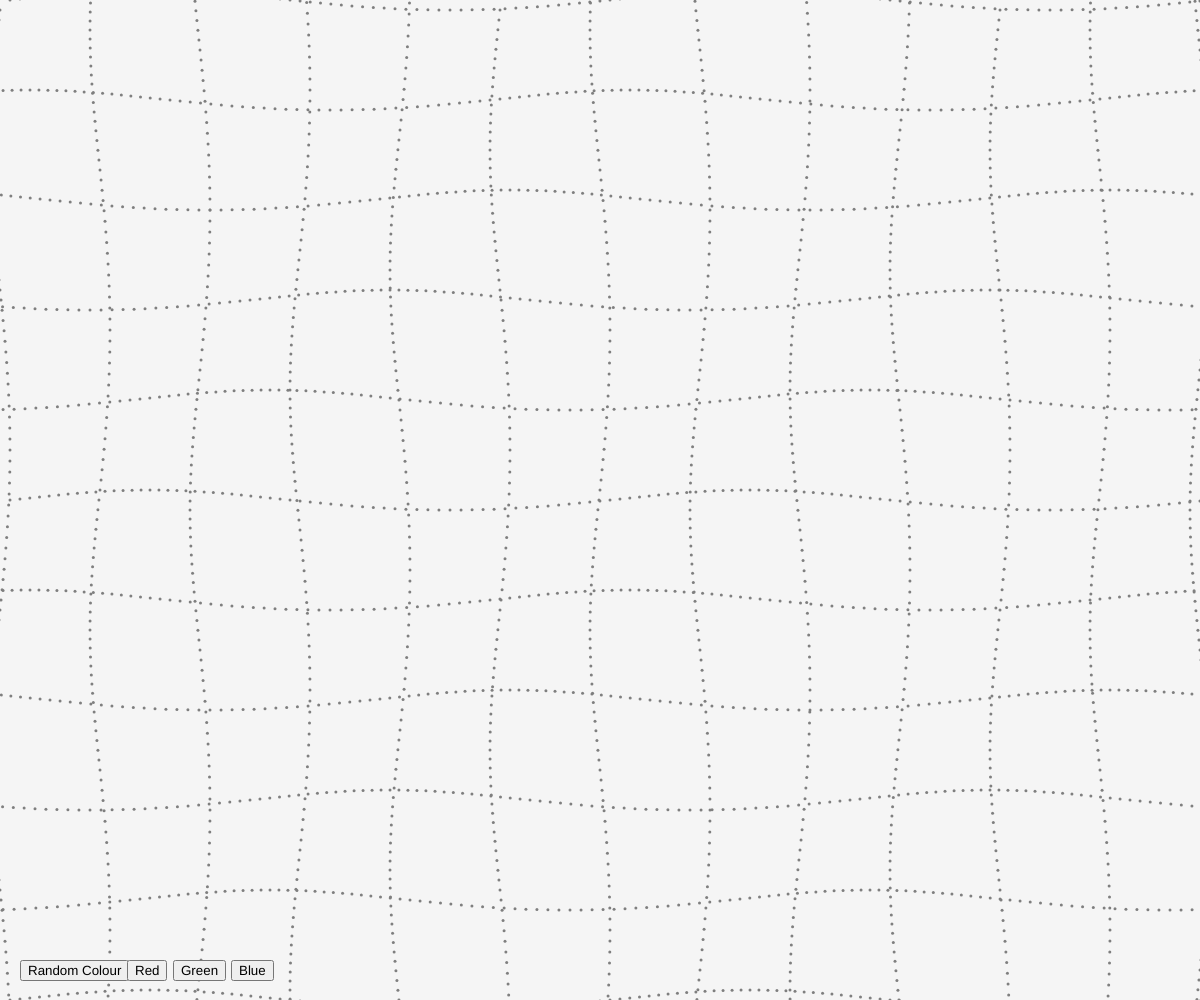
Frame 1 (no input)
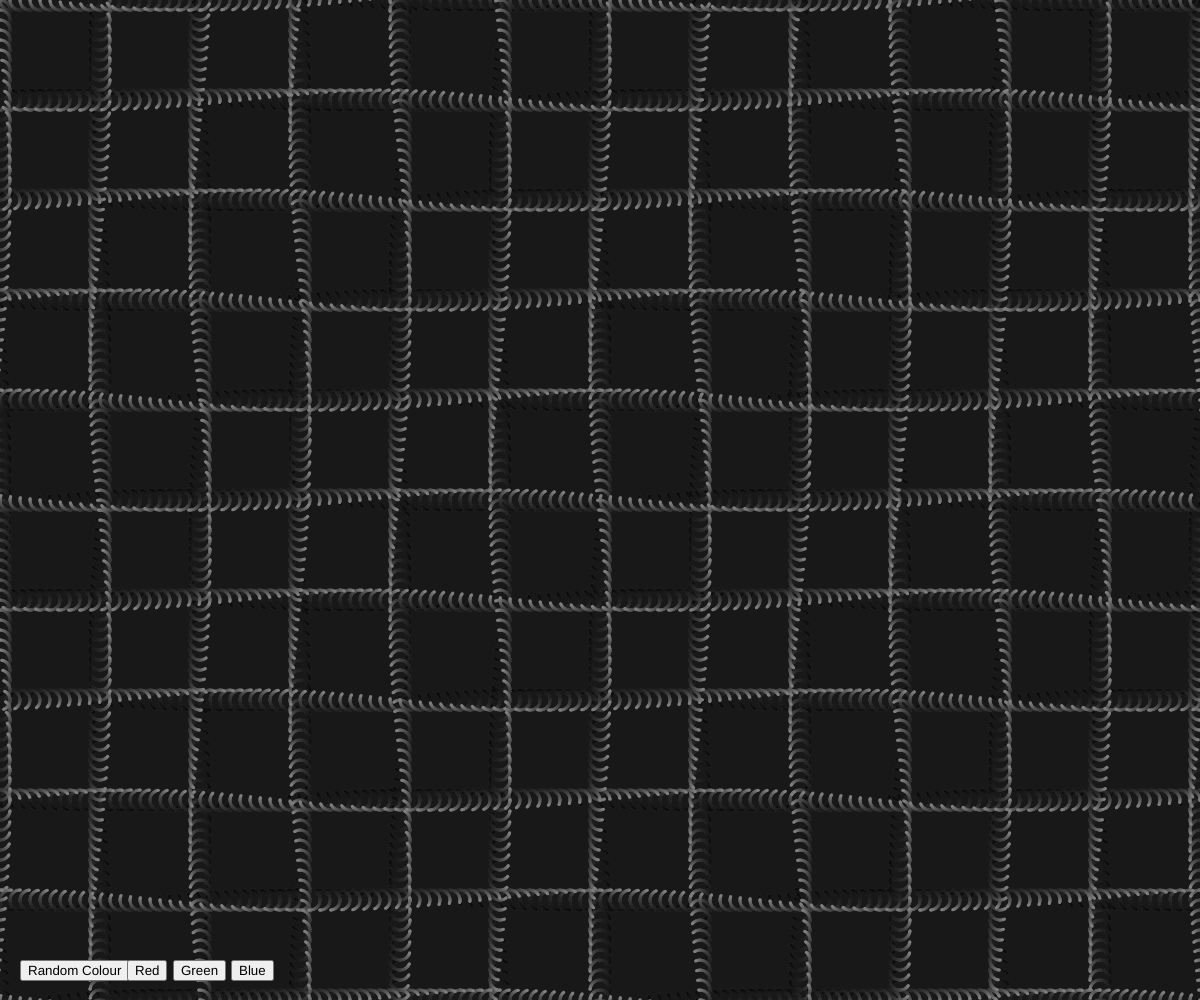
Frame 60 (no input)
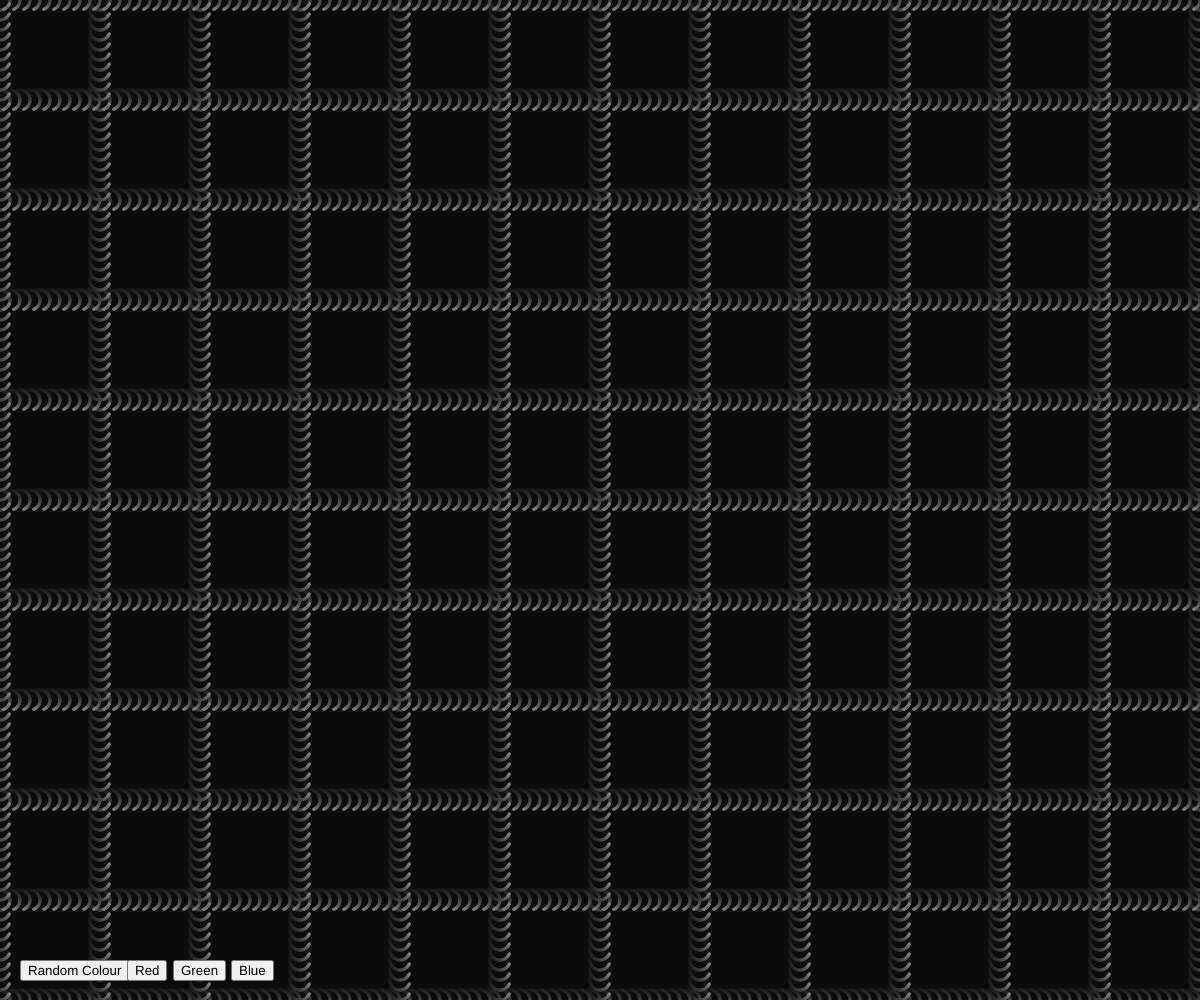
Frame 120 (the mouse pressed at the canvas centre since frame 60)

The p5.js sketch that drew these frames (run headless with seeded random() and noise() and a simulated clock; from frame 60 on, the mouse is pressed at the canvas centre):

// p5.js sketch
// ── sketch.js
var r = 127; // r value variable
var g = 127; // g value variable
var b = 127; // b value variable
var time = 0; // time variable
var button; // button variable

function setup() { // sets up the work area
  createCanvas(windowWidth, windowHeight); // sets canvas to specified dimensions
  noStroke();

  button = createButton('Random Colour'); // button creation for random colour
  button.position(20, windowHeight-40); // positioning button
  button.mousePressed(recolour); // calls function

  button = createButton('Red'); // button creation for red
  button.position(127, windowHeight-40); // positioning button
  button.mousePressed(recolourRed); // calls function

  button = createButton('Green'); // button creation for green
  button.position(173, windowHeight-40); // positioning button
  button.mousePressed(recolourGreen); // calls function

  button = createButton('Blue'); // button creation for blue
  button.position(231, windowHeight-40); // positioning button
  button.mousePressed(recolourBlue); // calls function
}

function draw() { // function to produce the objects involved
  background(0, 10); // creates a black background woth low opacity to leave trails

  // creates ellipse mesh along with the waves
  for (var y = 0; y <= width; y = y + 100) {
    for (var x = 0; x <= width; x = x + 10) {
      // the waves starting point varies on mouse location
      var angleX = map(mouseX, 0, width, -4 * PI, 4 * PI, true);
      var angleY = map(mouseY, 0, height, -4 * PI, 4 * PI, true);
      // and also based on the location of the particle
      var angle = angleX * (x / width) + angleY * (y / height);

      // each particle moves in an oscillation
      var movementX = x + 10 * cos(2 * PI * time + angle);
      var movementY = y + 10 * sin(2 * PI * time + angle);

      var size = 3 // size variable
      fill(r, g, b); // fill particle
      ellipse(movementX, movementY, size, size); // draw particle
      fill(r, g, b); // fill particle
      ellipse(movementY, movementX, size, size); // draw particle
    }
  }
  time = time + 0.01; // updates time
}

function recolour() { // recolours randomly
  r = random(255); // random r value
  g = random(255); // random g value
  b = random(255); // random b value
}

function recolourRed() { // recolours red
  r = 255;
  g = 0;
  b = 0;
}

function recolourGreen() { // recolours green
  r = 0;
  g = 255;
  b = 0;
}

function recolourBlue() { // recolours blue
  r = 0;
  g = 0;
  b = 255;
}
